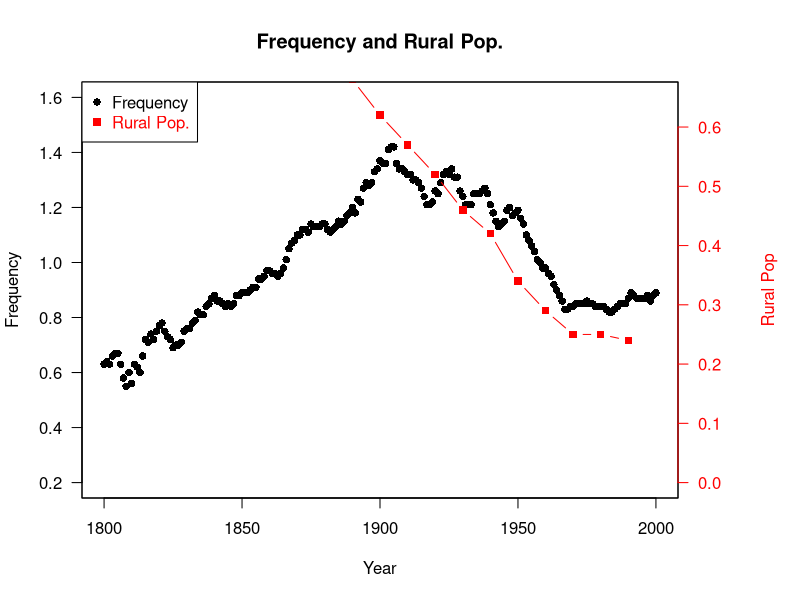

The R source for this figure:
inputa = read.csv("species_ngram_NA_normalized.csv")
inputb = read.csv("rural_pop_US.csv")

## data
input1 <- inputa[,c('year','AVG')]
input2 <- inputb[,c('YEAR','NORMALIZED')]

## add extra space to right margin of plot within frame
par(mar=c(5, 4, 4, 6) + 0.1)

## Plot first set of data and draw its axis
plot(x = input1$year,y = input1$AVG, pch=16, axes=FALSE, ylim=c(0.2,1.6), xlim=c(1800,2000), xlab="Year", ylab="Frequency", type="b",col="black", main="Frequency and Rural Pop.")
axis(2, ylim=c(0.2,1.6),col="black",las=1)  ## las=1 makes horizontal labels
mtext("",side=2,line=2.5)
box()

## Allow a second plot on the same graph
par(new=TRUE)

## Plot the second plot and put axis scale on right
plot(x = input2$YEAR,y = input2$NORMALIZED, pch=15,  xlab="", ylab="", ylim=c(0,0.65), xlim=c(1800,2000), yaxt="n", type="b", col="red")

## a little farther out (line=4) to make room for labels
mtext("Rural Pop",side=4,col="red",line=4) 
axis(4, ylim=c(0,0.65), col="red",col.axis="red",las=1)

## Add Legend
legend("topleft",legend=c("Frequency","Rural Pop."),
  text.col=c("black","red"),pch=c(16,15),col=c("black","red"))